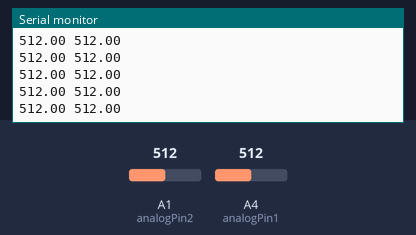
Recording of a sketch running on a simulated Arduino Uno, built with avr-gcc and run on an emulated ATmega328P. On the bench: the last lines printed to the serial monitor. Inputs (shaded band) come from the test bench; at power-on: A1 (analogPin2) = 512, A4 (analogPin1) = 512.

Above: at 1.2 s.
1.3 s: A1 (analogPin2) set to 11
At 2.4 s:
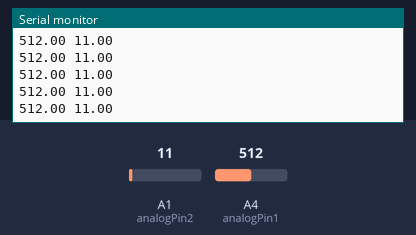
2.8 s: A1 (analogPin2) set to 8
At 3.9 s:
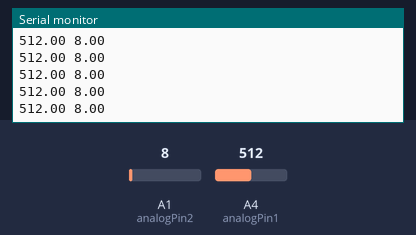
Timing chart, 0 to 5.8 s (numbered marks = the images above; inputs shaded):
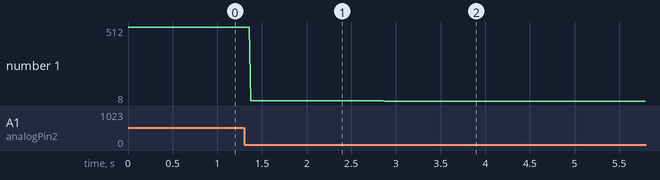

The sketch:

AnalogRead.ino
```cpp
int analogPin1 = A4;
int analogPin2 =A1;
float ValA = 0;
float ValB= 0;

const int numReadings=20;

int readingsA[numReadings];
int readingsB[numReadings];

int readIndex=0;

int totalA=0;
int totalB=0;

int averageB=0;
int averageA=0;

void setup()
{
  Serial.begin(9600);          //  setup serial

for (int thisReading = 0; thisReading < numReadings; thisReading++) {
    readingsA[thisReading] = 0;
    readingsB[thisReading] = 0;
  }
}


void loop()
{
 ValA=(analogRead(analogPin1));
 ValB=(analogRead(analogPin2));

 //average();
 //ValA=map(analogRead(analogPin1),600,780,860,0);
// ValB=map(analogRead(analogPin2),400,500,1500,500);
 // read the input pin

  Serial.print(ValA);
  Serial.print(" ");
  Serial.println(ValB);
  delay(1);
}

void average(){
 // subtract the last reading:
  totalA = totalA - readingsA[readIndex];
  totalB= totalB - readingsB[readIndex];
  // read from the sensor:
  readingsA[readIndex] = analogRead(analogPin1);
  readingsB[readIndex] = analogRead(analogPin2);
  // add the reading to the total:
  totalA = totalA + readingsA[readIndex];
  totalB = totalB + readingsB[readIndex];
  // advance to the next position in the array:
  readIndex = readIndex + 1;

  // if we're at the end of the array...
  if (readIndex >= numReadings) {
    // ...wrap around to the beginning:
    readIndex = 0;
  }
ValA=totalA/numReadings;
ValB=totalB/numReadings;
}
```

Measured:
- after the input at 1.3 s, the serial monitor: prints a new line after 0.07 s (image 1)
- after the input at 2.8 s, the serial monitor: prints a new line after 0.07 s (image 2)
- plotted number 1: 512 → 11 after the input at 1.3 s, 11 → 8 after the input at 2.8 s
